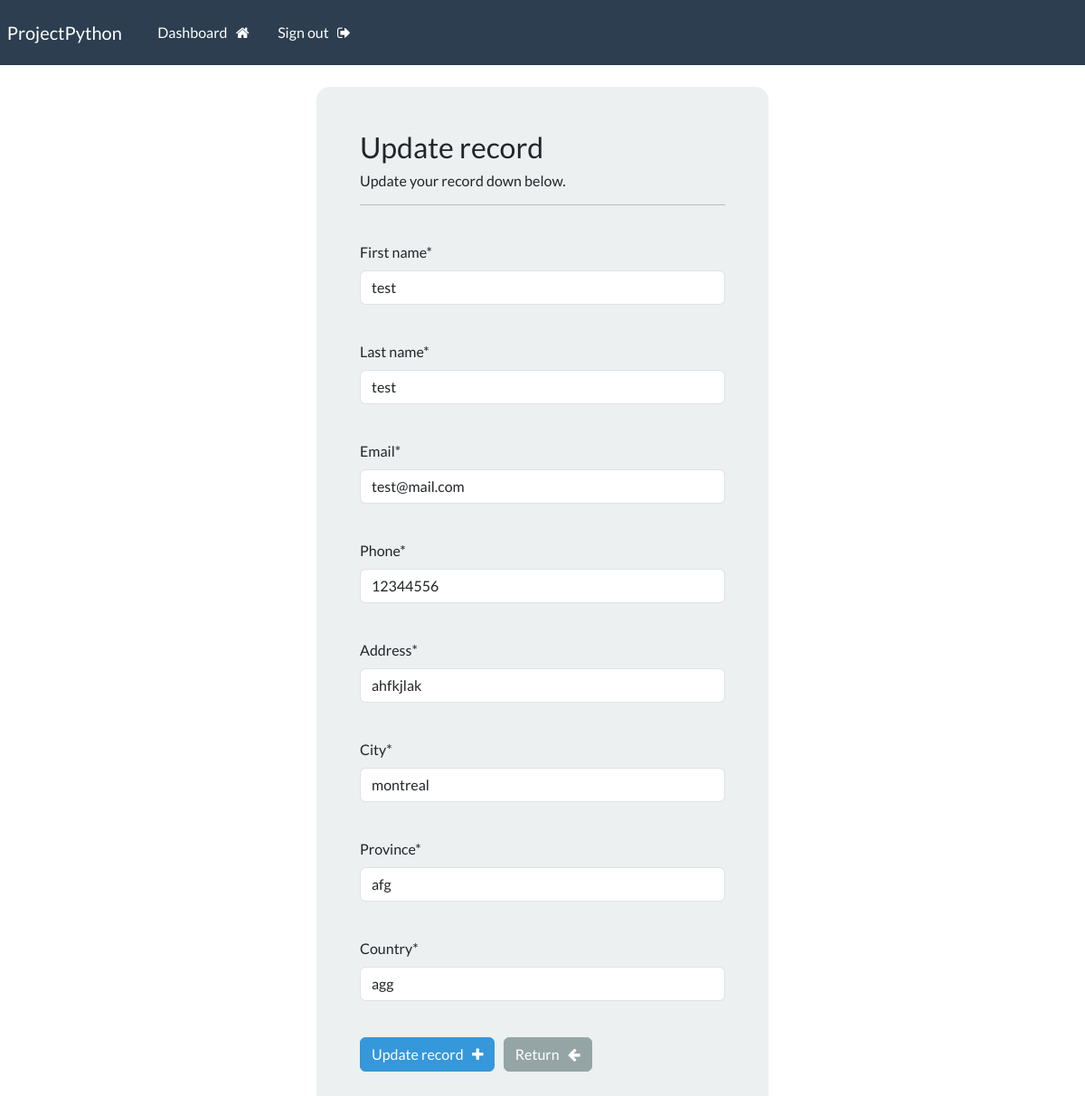
Page /update-record/1/ (signed in) on the committed database.
### webapp/models.py (models this page shows, shortened)
class Record_customer(models.Model):
    creation_date=models.DateTimeField(auto_now_add=True)
    first_name = models.CharField(max_length=100)
    last_name = models.CharField(max_length=100)
    email = models.CharField(max_length=255)
    phone = models.CharField(max_length=20)
    address = models.CharField(max_length=300)
    city = models.CharField(max_length=255)
    province = models.CharField(max_length=200)
    country = models.CharField(max_length=125)

### webapp/views.py (the view)
# urls.py: path('update-record/<int:pk>/',views.update_record,name='update-record'),
@login_required(login_url='my-login')
def update_record(request,pk):
  record=Record_customer.objects.get(id=pk)
  form=UpdateR(instance=record)
  if request.method=="POST":
    form=UpdateR(request.POST,instance=record)
    if form.is_valid():
      form.save()
      return redirect("dashboard")
  context={'form':form}
  return render(request, 'webapp/update-record.html',context)

### webapp/forms.py
class UpdateR(forms.ModelForm):
  class Meta:
    model=Record_customer
    fields = ['first_name', 'last_name', 'email', 'phone', 'address', 'city', 'province', 'country']

### webapp/templates/webapp/update-record.html (shortened to what this page needs)
{% extends 'webapp/base.html' %} {% load crispy_forms_tags %} {% block content%}
<body>
  <div class="container bg-light shadow-md p-5 form-layout">
    <h3>Update record</h3>
    <h6>Update your record down below.</h6>
    <hr />
    <br />
    <form method="POST" autocomplete="off">
      {% csrf_token %} {{form.first_name|as_crispy_field}}
      <br />
      {{form.last_name|as_crispy_field}}
      <br />
      {{form.email|as_crispy_field}}
      <br />
      {{form.phone|as_crispy_field}}
      <br />
      {{form.address|as_crispy_field}}
      <br />
      {{form.city|as_crispy_field}}
      <br />
      {{form.province|as_crispy_field}}
      <br />
      {{form.country|as_crispy_field}}
      <br />
      <button type="submit" class="btn btn-info">
        Update record &nbsp; <i class="fa fa-plus" aria-hidden="true"></i>
      </button>
      <a href="{% url 'dashboard' %}" class="btn btn-secondary">
        Return &nbsp; <i class="fa fa-arrow-left" aria-hidden="true"></i>
      </a>
    </form>
  </div>
  <br />
</body>
{% endblock %}

### static/css/styles.css (style rules this page uses)
.form-layout { border-radius: 15px; width: 500px; }

### rows in the picture
Record_customer: first_name "test", last_name "test", email "test@mail.com", phone "12344556", address "ahfkjlak", city "montreal", province "afg", country "agg"
